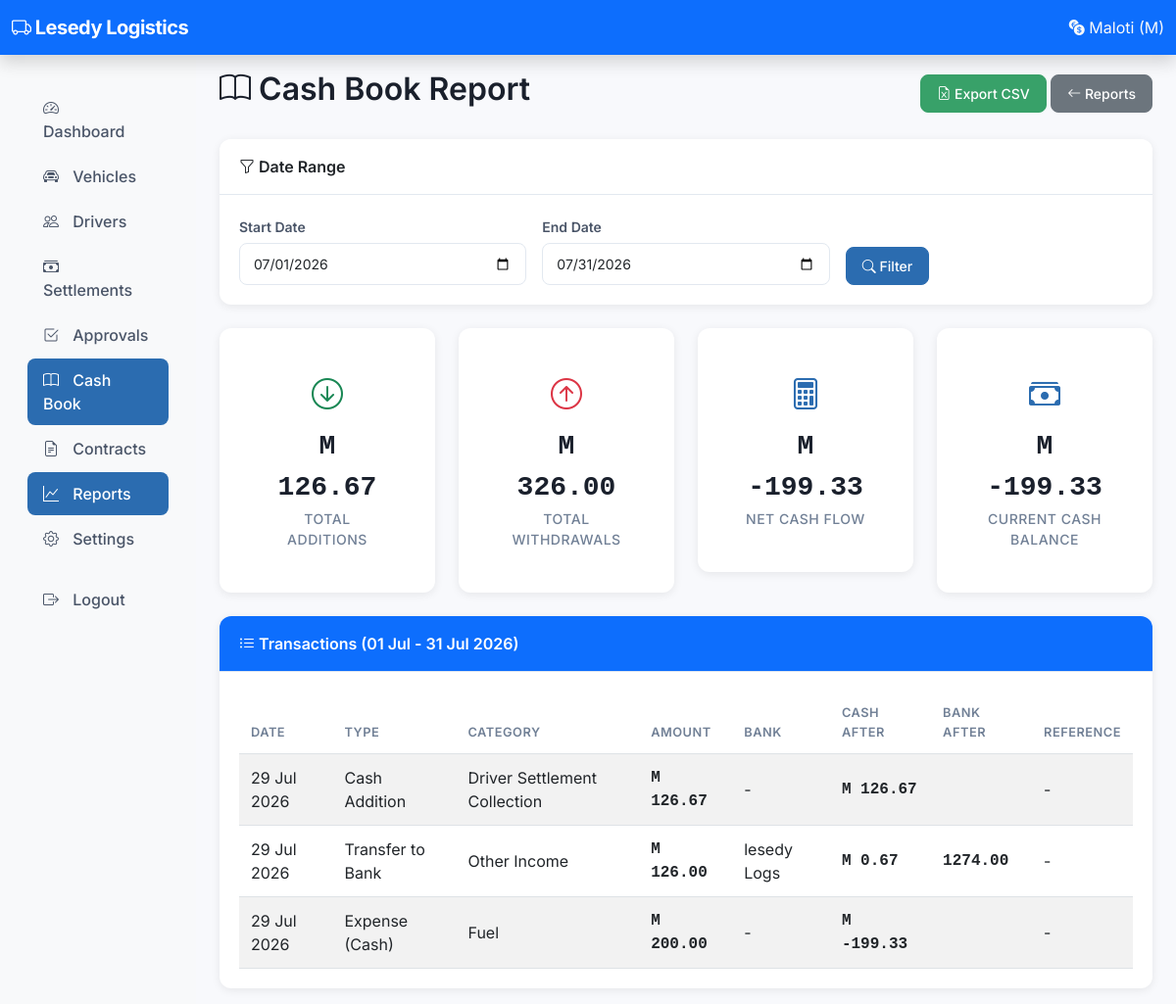
The page /reports/cashbook/ (signed in) on the database as committed earlier.
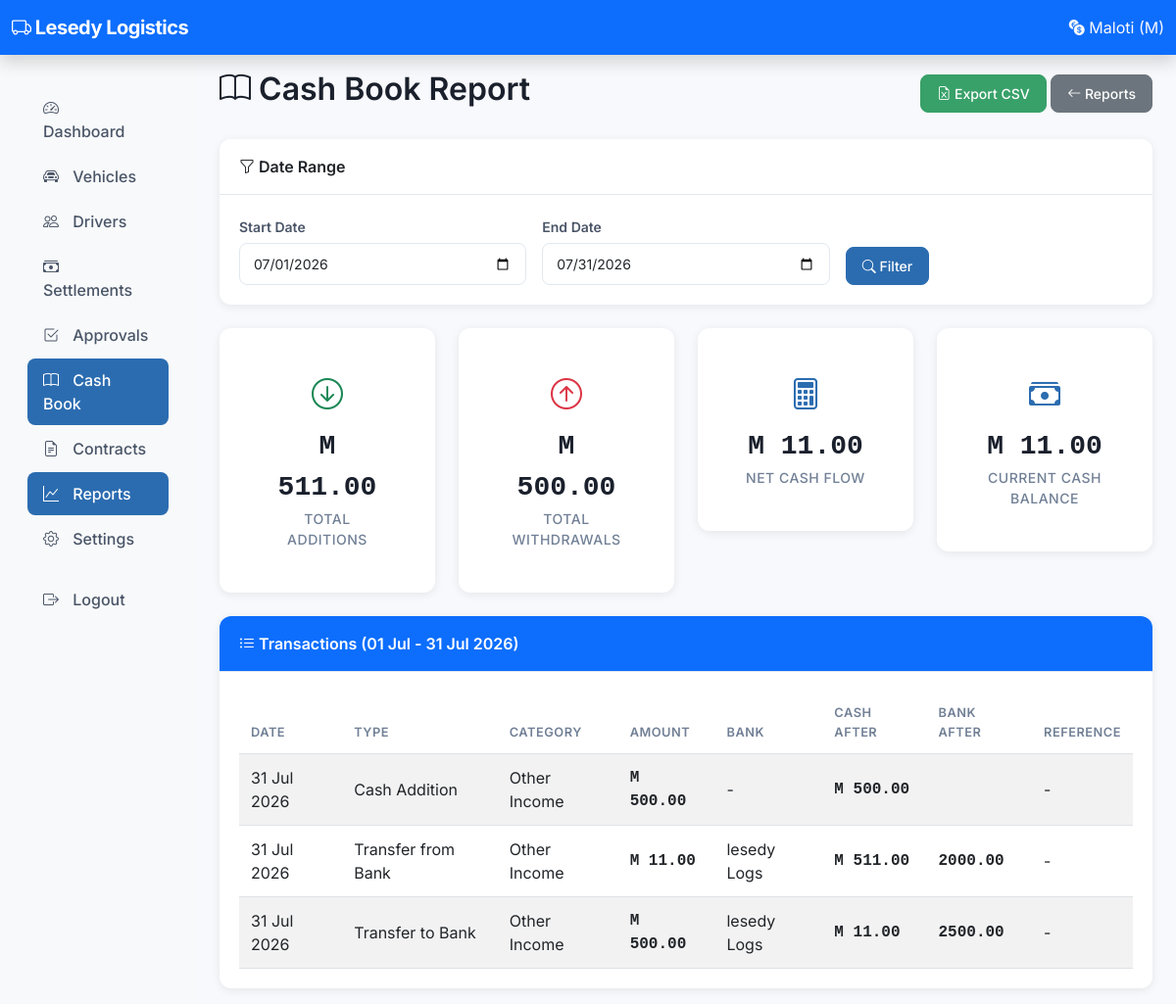
The same page on the database as committed later.
### cashbook/models.py (models this page shows, shortened)
class CashInHand(models.Model):
    balance = models.DecimalField(max_digits=12, decimal_places=2, default=0)
    last_updated = models.DateTimeField(auto_now=True)
    class Meta:
        verbose_name = 'Cash in Hand'
        verbose_name_plural = 'Cash in Hand'
    @classmethod
    def get_instance(cls):
        obj, created = cls.objects.get_or_create(id=1)
        return obj
    @classmethod
    def get_balance(cls):
        return cls.get_instance().balance

class CashTransaction(models.Model):
    TRANSACTION_TYPES = [
        ('addition', 'Cash Addition'),
        ('withdrawal', 'Cash Withdrawal'),
        ('transfer_to_bank', 'Transfer to Bank'),
        ('transfer_from_bank', 'Transfer from Bank'),
        ('expense_cash', 'Expense (Cash)'),
        ('expense_bank', 'Expense (Bank)'),
        ('petty_cash', 'Petty Cash'),
        ('salary_payment', 'Salary Payment'),
        ('commission_payment', 'Commission Payment'),
        ('bonus_payment', 'Bonus Payment'),
        ('loan_repayment', 'Loan Repayment'),
        ('settlement_collection', 'Settlement Collection'),
    ]
    CATEGORIES = [
        ('settlement_collection', 'Driver Settlement Collection'),
        ('other_income', 'Other Income'),
        ('loan_income', 'Loan Received'),
        ('fuel', 'Fuel'),
        ('maintenance', 'Maintenance/Repairs'),
        ('insurance', 'Insurance'),
        ('permit', 'Permit/License'),
        ('admin_expense', 'Admin Expense'),
        ('driver_salary', 'Driver Salary'),
        ('driver_commission', 'Driver Commission'),
        ('driver_bonus', 'Driver Bonus'),
        ('repayment', 'Loan Repayment'),
        ('other_expense', 'Other Expense'),
        ('petty_cash_expense', 'Petty Cash Expense'),
    ]
    settlement = models.ForeignKey(
        'settlements.DailySettlement',
        on_delete=models.SET_NULL,
        null=True,
        blank=True,
        related_name='cash_transactions',
    )
    bank_account = models.ForeignKey(
        BankAccount,
        on_delete=models.SET_NULL,
        null=True,
        blank=True,
        related_name='transactions',
    )
    transaction_type = models.CharField(max_length=30, choices=TRANSACTION_TYPES)
    category = models.CharField(max_length=30, choices=CATEGORIES)
    amount = models.DecimalField(max_digits=12, decimal_places=2)
    date = models.DateField(default=timezone.now)
    reference = models.CharField(max_length=100, blank=True)
    receipt_photo = models.ImageField(upload_to='receipts/', null=True, blank=True)
    cash_balance_after = models.DecimalField(
        max_digits=12, decimal_places=2, editable=False, null=True, blank=True
    )
    bank_balance_after = models.DecimalField(
        max_digits=12, decimal_places=2, editable=False, null=True, blank=True
    )
    notes = models.TextField(blank=True)
    created_by = models.ForeignKey(
        'auth.User',
        on_delete=models.SET_NULL,
        null=True,
        blank=True,
        related_name='cash_transactions',
    )
    created_at = models.DateTimeField(auto_now_add=True)
    class Meta:
        ordering = ['-date', '-created_at']

class BankAccount(models.Model):
    name = models.CharField(max_length=100)
    account_number = models.CharField(max_length=50)
    bank_name = models.CharField(max_length=100)
    branch = models.CharField(max_length=100, blank=True)
    opening_balance = models.DecimalField(max_digits=12, decimal_places=2, default=0)
    current_balance = models.DecimalField(max_digits=12, decimal_places=2, default=0)
    is_active = models.BooleanField(default=True)
    created_at = models.DateTimeField(auto_now_add=True)
    updated_at = models.DateTimeField(auto_now=True)
    class Meta:
        ordering = ['name']

### reports/views.py (the view)
# urls.py: path('cashbook/', views.cashbook_report, name='report_cashbook'),
@_owner_required
def cashbook_report(request):
    start_date, end_date = _get_date_range(request)
    transactions = CashTransaction.objects.filter(
        date__gte=start_date, date__lte=end_date
    ).order_by('date', 'created_at')
    additions = transactions.filter(
        transaction_type__in=['addition', 'transfer_from_bank', 'settlement_collection']
    ).aggregate(total=Sum('amount'))['total'] or 0
    withdrawals = transactions.filter(
        transaction_type__in=['withdrawal', 'transfer_to_bank', 'expense_cash',
                              'petty_cash', 'salary_payment', 'commission_payment',
                              'bonus_payment', 'loan_repayment']
    ).aggregate(total=Sum('amount'))['total'] or 0
    context = {
        'start_date': start_date,
        'end_date': end_date,
        'transactions': transactions,
        'additions': additions,
        'withdrawals': withdrawals,
        'net': additions - withdrawals,
        'cash_balance': CashInHand.get_balance(),
    }
    return render(request, 'reports/cashbook.html', context)

### accounts/context_processors.py (called while the page is built)
def pending_approvals(request):
    if request.user.is_authenticated and request.user.is_staff:
        count = DailySettlement.objects.filter(status='submitted').count()
        return {'pending_approvals': count}
    return {}

def system_settings(request):
    try:
        settings = SystemSettings.get_settings()
        return {
            'company_name': settings.company_name,
            'company_phone': settings.company_phone,
            'company_email': settings.company_email,
            'company_address': settings.company_address,
            'company_logo': settings.company_logo,
        }
    except Exception:
        return {
            'company_name': 'Taxi Accounting System',
            'company_phone': '',
            'company_email': '',
            'company_address': '',
            'company_logo': None,
        }

### accounts/models.py (called while the page is built)
    @classmethod
    def get_settings(cls):
        obj, created = cls.objects.get_or_create(id=1)
        return obj

### templates/reports/cashbook.html (shortened to what the changed rows need)
{% extends 'base.html' %}
{% block content %}
<div class="d-flex justify-content-between align-items-center mb-4">
    <h2><i class="bi bi-book"></i> Cash Book Report</h2>
</div>
<div class="row mb-4">
    <div class="col-md-3">
        <div class="card text-center stat-card">
            <div class="card-body">
                <div class="stat-icon"><i class="bi bi-arrow-down-circle text-success"></i></div>
                <div class="stat-value amount-positive">M {{ additions|floatformat:2 }}</div>
                <div class="stat-label">Total Additions</div>
            </div>
        </div>
    </div>
    <div class="col-md-3">
        <div class="card text-center stat-card">
            <div class="card-body">
                <div class="stat-icon"><i class="bi bi-arrow-up-circle text-danger"></i></div>
                <div class="stat-value amount-negative">M {{ withdrawals|floatformat:2 }}</div>
                <div class="stat-label">Total Withdrawals</div>
            </div>
        </div>
    </div>
    <div class="col-md-3">
        <div class="card text-center stat-card">
            <div class="card-body">
                <div class="stat-icon"><i class="bi bi-calculator"></i></div>
                <div class="stat-value {% if net >= 0 %}amount-positive{% else %}amount-negative{% endif %}">M {{ net|floatformat:2 }}</div>
                <div class="stat-label">Net Cash Flow</div>
            </div>
        </div>
    </div>
    <div class="col-md-3">
        <div class="card text-center stat-card">
            <div class="card-body">
                <div class="stat-icon"><i class="bi bi-cash-stack"></i></div>
                <div class="stat-value">M {{ cash_balance|floatformat:2 }}</div>
                <div class="stat-label">Current Cash Balance</div>
            </div>
        </div>
    </div>
</div>
<div class="card">
    <div class="card-body">
        <div class="table-responsive">
            <table class="table table-striped table-hover">
                <thead>
                    <tr>
                        <th>Date</th>
                        <th>Type</th>
                        <th>Category</th>
                        <th>Amount</th>
                        <th>Bank</th>
                        <th>Cash After</th>
                        <th>Bank After</th>
                        <th>Reference</th>
                    </tr>
                </thead>
                <tbody>
                    {% for t in transactions %}
                    <tr>
                        <td>{{ t.date|date:"d M Y" }}</td>
                        <td>{{ t.get_transaction_type_display }}</td>
                        <td>{{ t.get_category_display }}</td>
                        <td class="amount">M {{ t.amount|floatformat:2 }}</td>
                        <td>{{ t.bank_account.name|default:"-" }}</td>
                        <td class="amount">M {{ t.cash_balance_after|floatformat:2 }}</td>
                        <td class="amount">{{ t.bank_balance_after|default:"-"|floatformat:2 }}</td>
                        <td>{{ t.reference|default:"-" }}</td>
                    </tr>
                    {% empty %}
                    <tr><td colspan="8" class="text-center text-muted">No transactions found</td></tr>
                    {% endfor %}
                </tbody>
            </table>
        </div>
    </div>
</div>
{% endblock %}

Rows that differ between the two databases and show on the page:
changed CashInHand: balance "-199.33" → "11.00"
changed CashTransaction "Cash Addition": date "29 Jul 2026" → "31 Jul 2026"; category "Driver Settlement Collection" → "Other Income"; amount "126.67" → "500.00"; cash_balance_after "126.67" → "500.00"
changed CashTransaction: date "29 Jul 2026" → "31 Jul 2026"; transaction_type "Transfer to Bank" → "Transfer from Bank"; amount "126.00" → "11.00"; cash_balance_after "0.67" → "511.00"; bank_balance_after "1274.00" → "2000.00"
changed CashTransaction: date "29 Jul 2026" → "31 Jul 2026"; transaction_type "Expense (Cash)" → "Transfer to Bank"; category "Fuel" → "Other Income"; amount "200.00" → "500.00"; bank_account.name "-" → "lesedy Logs"; cash_balance_after "-199.33" → "11.00"; bank_balance_after (not shown) → "2500.00"
Other text that changed with them:
{{ additions|floatformat:2 }}: "126.67" → "511.00"
{{ withdrawals|floatformat:2 }}: "326.00" → "500.00"
{{ net|floatformat:2 }}: "-199.33" → "11.00"
